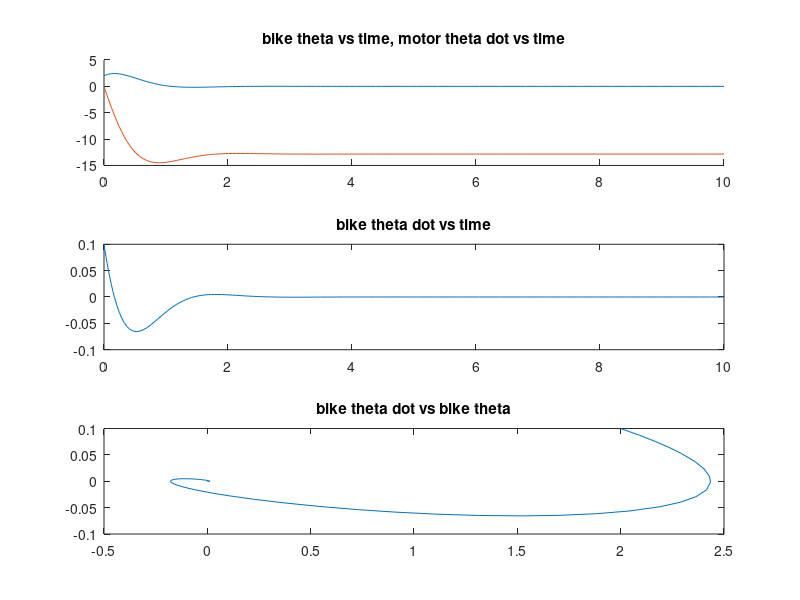

Write MATLAB code to recreate this figure.
function simulate_bike_stability
    clear; close all;
    %% Variables
    g = 9.8;                                                               % m / s / s

    l_c = 0.53;                                                            % m
    l_fly = l_c;                                                           % m

    m_fly = 5.44;                                                          % kg
    m_bike = 18.6;                                                         % kg
    m_total = m_fly + m_bike;                                              % kg

    global J_fly;
    J_fly = 0.04788*6;                                                     % kg * m * m
    J_bike = 5.5;                                                          % kg * m * m
    J_total = (J_bike) + (J_fly) + (m_fly * l_fly^2);                      % kg * m * m

    global c1 c2 c3;
    c1 = m_total * l_c^2;                                                  %
    c2 = J_total;                                                          %
    c3 = m_total * g * l_c;                                                %

    global err;
    err = 0;                                                               %

    global target_bike_theta target_motor_theta_dot;
    target_bike_theta = 0;                                                 % rad
    target_motor_theta_dot = 0;                                            % rad / s

    global stall_torque free_speed;
    ratio = 60 / 12 * 60 / 18;
    stall_torque = 2*2.43*ratio;                                              % N * m
    free_speed = 556/ratio;                                                   % rad / s

    global max_torque percent_max_torque;                                  %
    max_torque = 0;
    percent_max_torque = 0;

    %% C-Style Main Function
    main();
    function main

        t_span = [0 10];

        % bike_theta, bike_theta_dot, motor_theta_dot
        intial_angle = 2;
        intial = [intial_angle*pi/180 0.1 0];
        [t, state] = ode45(@bike_falling_ode, t_span, intial);

        % convert bike_theta to degrees
        state(:, 1) = state(:,1) * (180/pi);

        % plot
        figure;
        subplot(3, 1, 1);
        hold;
        plot(t, state(:,1))
        plot(t, state(:,3))
        hold;
        title('bike theta vs time, motor theta dot vs time');

        subplot(3, 1, 2);
        plot(t, state(:,2))
        title('bike theta dot vs time');
        
        subplot(3, 1, 3);
        plot(state(:,1), state(:,2))
        title('bike theta dot vs bike theta');

        max_torque
        percent_max_torque
    end


    %% Bike Falling
    function delta = bike_falling_ode( ~, state )

        % unpack state
        bike_theta      = state(1);
        bike_theta_dot  = state(2);
        motor_theta_dot = state(3);

        % get feedback from PID controller
        torque = bike_falling_PID(bike_theta, bike_theta_dot, motor_theta_dot);

        % solve for bike_theta_dot_dot
        bike_theta_dot_dot_numerator = torque - c1*bike_theta_dot^2*sin(bike_theta)*cos(bike_theta) + c3*sin(bike_theta);
        bike_theta_dot_dot_denominator = c1*sin(bike_theta)^2 + c2;

        % solve for motor_theta_dot_dot
        motor_theta_dot_dot = torque/J_fly;

        % pack delta
        delta = [
            bike_theta_dot;
            bike_theta_dot_dot_numerator/bike_theta_dot_dot_denominator;
            motor_theta_dot_dot
        ];
    end

    %% PID Loop
    function torque = bike_falling_PID(bike_theta, bike_theta_dot, motor_theta_dot)
        current_err = target_bike_theta - bike_theta;                      % P
        err = current_err + err;                                           % I
        diff = bike_theta_dot;                                             % D

        % PID constants
        kPID = [200, 0, -30];

        % compute torque
        torque = (kPID(1) * current_err) + (kPID(2) * err) + (kPID(3) * diff);

        torque_limit = stall_torque * (1 - abs(motor_theta_dot)/free_speed);

        if abs(torque)/torque_limit * 100 > percent_max_torque
            percent_max_torque = abs(torque)/torque_limit * 100;
        end

        % limit torque
        if torque > torque_limit
            torque = torque_limit;
        elseif torque < -torque_limit
            torque = -torque_limit;
        end

        % log maximum torque value required by the system
        if abs(torque) > max_torque
            max_torque = abs(torque);
        end


    end

end
